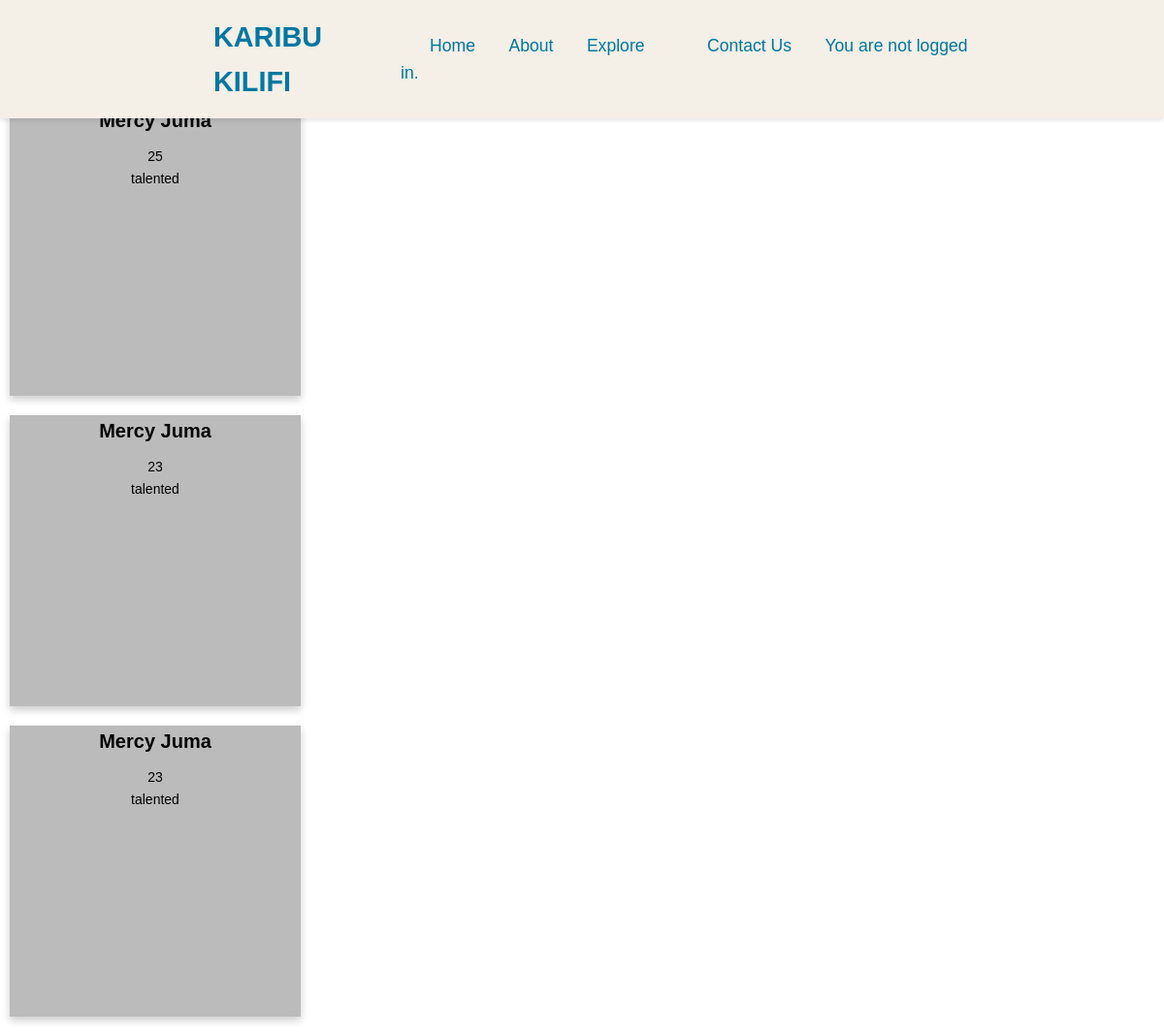
/guides/, run on the app's committed database.
### Karibu_Kilifi/models.py (models this page shows, shortened)
class Guide(models.Model):
    firstname = models.CharField(max_length=15, verbose_name='First Name')
    middle_name = models.CharField(max_length=15, verbose_name='Middle Name')
    surname = models.CharField(max_length=15, verbose_name='Surname')
    image = models.ImageField(blank=True, verbose_name='Photo')
    email = models.EmailField(verbose_name='Email Address')
    dob = models.DateField(verbose_name='Date of Birth', blank=True, null=True)
    age = models.IntegerField(verbose_name='Age')
    description = models.CharField(max_length=100, verbose_name='Describe yourself', blank=True)

### Karibu_Kilifi/views.py (the view)
# urls.py: path('guides/', guider),
def guider(request):
    TakeMe = Guide.objects.all()
    return render(request, 'Guides/User/guides.html', {"guideme": TakeMe})

### templates/Guides/User/guides.html (shortened to what this page needs)
{% extends 'Websites/index.html' %}
{% block content %}
<h2>Tour Guides</h2>
    {% for guides in guideme %}
<div class="flip-card">
  <div class="flip-card-inner">
    <div class="flip-card-front">
      <h2>{{ guides.firstname}} {{ guides.middle_name }}</h2>
      <p>{{ guides.age }}<br>
         {{ guides.description }}</p>
    </div>
    <div class="flip-card-back">
    </div>
  </div>
</div>
    {% endfor %}
{% endblock %}

### static/main.css (style rules this page uses)
* { margin:0; padding: 0; box-sizing: border-box; font-family: sans-serif; }
body { font-family: "sans-serif"; background-color: white; color: #333; line-height: 1.6; margin: 0; padding: 0; }
.flip-card { background-color: transparent; width: 300px; height: 300px; perspective: 1000px; margin-bottom: 20px; }
.flip-card-inner { position: relative; width: 100%; height: 100%; text-align: center; transition: transform 0.6s; transform-style: preserve-3d; box-shadow: 0 4px 8px 0 rgba(0,0,0,0.2); }
.flip-card-front, .flip-card-back { position: absolute; width: 100%; height: 100%; backface-visibility: hidden; }
.flip-card-front { background-color: #bbb; color: black; }
.flip-card-back { background-color: #2980b9; color: white; transform: rotateY(180deg); }
.flip-card-front h2 { font-size: 20px; margin-bottom: 10px; text-align: center; }
.flip-card-front p { font-size: 14px; margin-bottom: 20px; text-align: center; }

### data on the page
Guide: firstname "Mercy", middle_name "Juma", age "25", description "talented"
Guide: firstname "Mercy", middle_name "Juma", age "23", description "talented"
Guide: firstname "Mercy", middle_name "Juma", age "23", description "talented"
